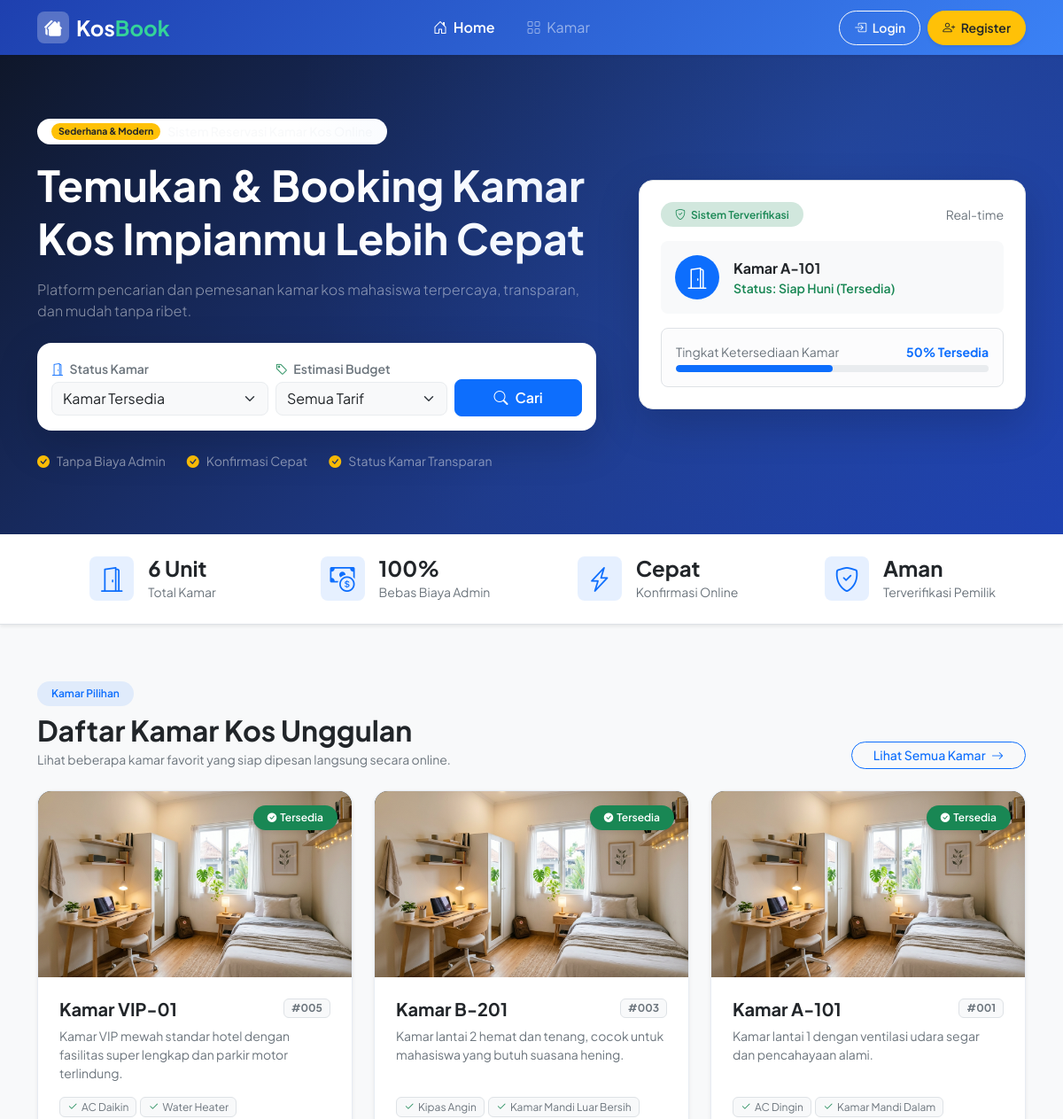
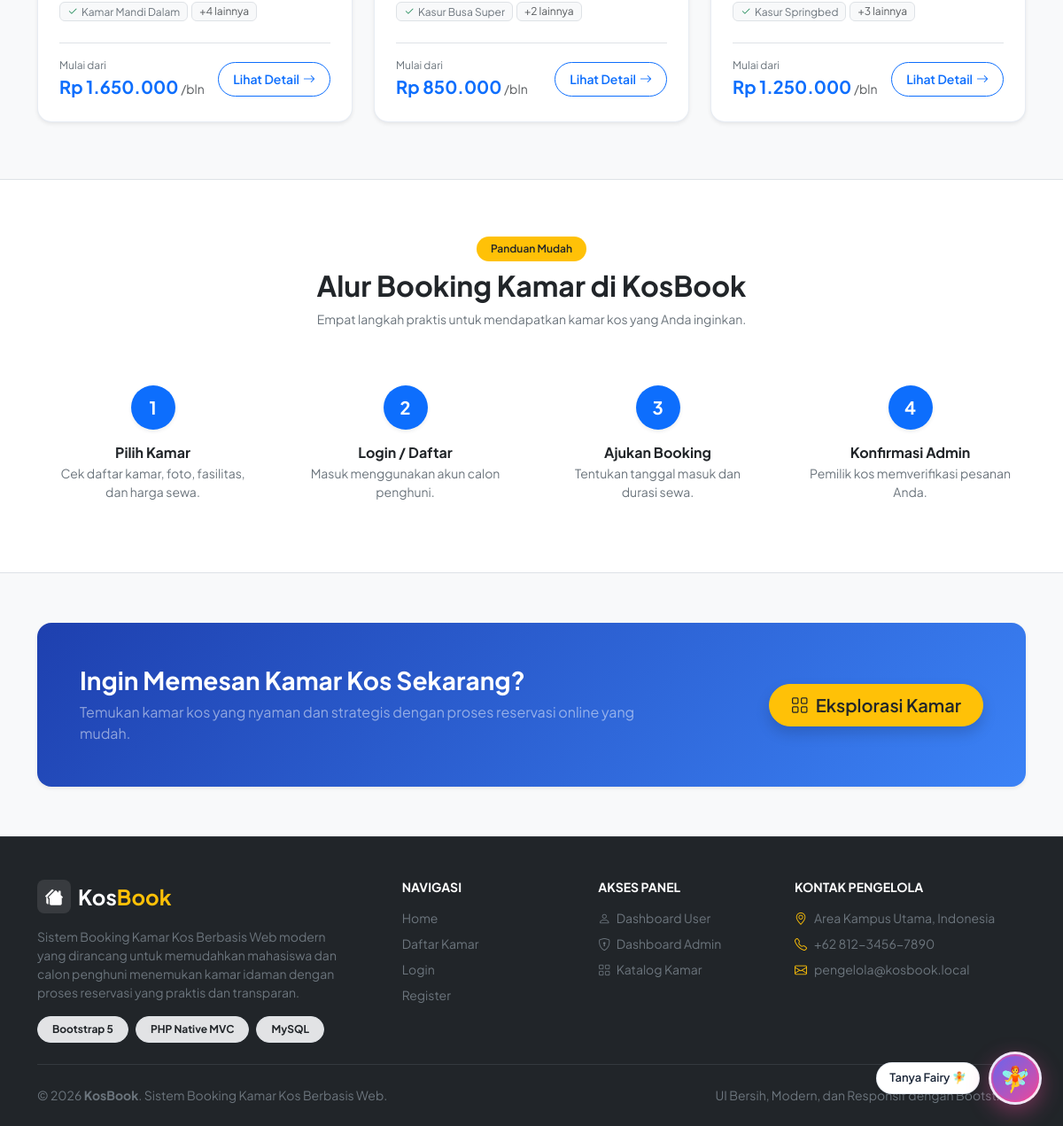
Screenshot of /public/ with the database file from the repository (2 pictures, top to bottom).
### tables this page shows
CREATE TABLE `kamar` (
    `id` INT AUTO_INCREMENT,
    `nomor_kamar` VARCHAR(50) NOT NULL,
    `harga` DECIMAL(12, 2) NOT NULL,
    `fasilitas` TEXT NULL,
    `deskripsi` TEXT NULL,
    `foto` VARCHAR(255) DEFAULT 'default_kamar.jpg',
    `status` ENUM('tersedia', 'booking', 'terisi') NOT NULL DEFAULT 'tersedia',
    `created_at` TIMESTAMP NOT NULL DEFAULT CURRENT_TIMESTAMP,
    `updated_at` TIMESTAMP NOT NULL DEFAULT CURRENT_TIMESTAMP ON UPDATE CURRENT_TIMESTAMP,

     
    CONSTRAINT `pk_kamar` PRIMARY KEY (`id`),

     
    CONSTRAINT `uq_kamar_nomor` UNIQUE (`nomor_kamar`),
    INDEX `idx_kamar_status` (`status`),
    INDEX `idx_kamar_harga` (`harga`)
);

### app/views/components/room_card.php (the view)
<?php
$statusClass = [
    'tersedia' => 'bg-success text-white',
    'booking'  => 'bg-warning text-dark',
    'terisi'   => 'bg-secondary text-white'
][$kamar['status']] ?? 'bg-primary text-white';
$statusIcon = [
    'tersedia' => 'bi-check-circle-fill',
    'booking'  => 'bi-hourglass-split',
    'terisi'   => 'bi-slash-circle-fill'
][$kamar['status']] ?? 'bi-circle-fill';
$statusLabel = [
    'tersedia' => 'Tersedia',
    'booking'  => 'Dibooking',
    'terisi'   => 'Terisi'
][$kamar['status']] ?? ucfirst($kamar['status']);
$fasilitasList = is_array($kamar['fasilitas'])
    ? $kamar['fasilitas']
    : array_map('trim', explode(',', $kamar['fasilitas'] ?? ''));
$fasilitasPreview = array_slice($fasilitasList, 0, 3);
$photoUrl = !empty($kamar['foto']) && file_exists(__DIR__ . '/../../public/images/kamar/' . $kamar['foto'])
    ? BASE_URL . '/images/kamar/' . htmlspecialchars($kamar['foto'])
    : (file_exists(__DIR__ . '/../../public/images/' . $kamar['foto'])
        ? BASE_URL . '/images/' . htmlspecialchars($kamar['foto'])
        : BASE_URL . '/images/default_kamar.jpg');
?>
<div class="col-md-6 col-lg-4">
    <div class="card h-100 border-0 shadow-sm rounded-4 overflow-hidden room-card transition-all position-relative">
        <div class="position-relative overflow-hidden bg-dark" style="height: 210px;">
            <img src="<?= $photoUrl; ?>"
                 alt="<?= htmlspecialchars($kamar['nomor_kamar']); ?>"
                 class="w-100 h-100 object-fit-cover transition-all"
                 onerror="this.src='<?= BASE_URL; ?>/images/default_kamar.jpg'">
            <span class="badge <?= $statusClass; ?> position-absolute top-0 end-0 m-3 px-3 py-2 rounded-pill fw-semibold shadow-sm d-inline-flex align-items-center gap-1">
                <i class="bi <?= $statusIcon; ?> small"></i> <?= $statusLabel; ?>
            </span>
        </div>
        <div class="card-body p-4 d-flex flex-column">
            <div class="d-flex justify-content-between align-items-start mb-2">
                <h5 class="card-title fw-bold text-dark mb-0">
                    <?= htmlspecialchars($kamar['nomor_kamar']); ?>
                </h5>
                <span class="badge bg-light text-secondary border small px-2 py-1">
                    #00<?= htmlspecialchars($kamar['id']); ?>
                </span>
            </div>
            <p class="card-text text-secondary small mb-3 flex-grow-1">
                <?= htmlspecialchars(mb_strimwidth($kamar['deskripsi'] ?? 'Kamar kos nyaman dan strategis.', 0, 95, '...')); ?>
            </p>
            <div class="d-flex flex-wrap gap-1 mb-4">
                <?php foreach ($fasilitasPreview as $f): if (!empty($f)): ?>
                    <span class="badge bg-light text-secondary border px-2 py-1 small fw-normal">
                        <i class="bi bi-check2 text-success me-1"></i><?= htmlspecialchars($f); ?>
                    </span>
                <?php endif; endforeach; ?>
                <?php if (count($fasilitasList) > 3): ?>
                    <span class="badge bg-light text-muted border px-2 py-1 small fw-normal">
                        +<?= count($fasilitasList) - 3; ?> lainnya
                    </span>
                <?php endif; ?>
            </div>
            <div class="d-flex justify-content-between align-items-center pt-3 border-top mt-auto">
                <div>
                    <span class="text-secondary small d-block" style="font-size: 0.75rem;">Mulai dari</span>
                    <span class="fw-bold text-primary fs-5"><?= formatRupiah($kamar['harga']); ?></span>
                    <small class="text-muted">/bln</small>
                </div>
                <a href="<?= url('kamar/detail/' . $kamar['id']); ?>" class="btn btn-outline-primary btn-sm rounded-pill px-3 py-2 fw-semibold d-inline-flex align-items-center gap-1">
                    Lihat Detail <i class="bi bi-arrow-right"></i>
                </a>
            </div>
        </div>
    </div>
</div>

### app/views/home/index.php (shortened to what the rows shown need)
<section class="hero-section text-white position-relative overflow-hidden py-5" style="background: linear-gradient(135deg, #0f172a 0%, #1e3a8a 60%, #1e40af 100%);">
    <div class="container py-4">
        <div class="row align-items-center g-5">
            <div class="col-lg-7">
                <h1 class="display-5 fw-bold lh-sm mb-3">
                    <?= htmlspecialchars($hero['headline']); ?>
                </h1>
            </div>
        </div>
    </div>
</section>
<section class="py-5" id="daftar-kamar">
    <div class="container py-3">
        <div class="row align-items-end mb-4">
            <div class="col-md-8">
                <h2 class="fw-bold text-dark mb-1">Daftar Kamar Kos Unggulan</h2>
            </div>
        </div>
        <div class="row g-4">
            <?php foreach ($featuredRooms as $kamar): ?>
                <?php require __DIR__ . '/../components/room_card.php'; ?>
            <?php endforeach; ?>
        </div>
    </div>
</section>
<section class="py-5 bg-white border-top border-bottom">
    <div class="container py-3">
        <div class="text-center mx-auto mb-5" style="max-width: 650px;">
            <h2 class="fw-bold text-dark">Alur Booking Kamar di KosBook</h2>
        </div>
    </div>
</section>

### rows the page displays
kamar: status "Tersedia", nomor_kamar "Kamar VIP-01", id "5", deskripsi "Kamar VIP mewah standar hotel dengan fasilitas super lengkap dan parkir motor terlindung.", fasilitas "AC Daikin", fasilitas "Water Heater", fasilitas "Kamar Mandi Dalam", count($fasilitasList)-3 "4", harga "Rp 1.650.000"
kamar: status "Tersedia", nomor_kamar "Kamar B-201", id "3", deskripsi "Kamar lantai 2 hemat dan tenang, cocok untuk mahasiswa yang butuh suasana hening.", fasilitas "Kipas Angin", fasilitas "Kamar Mandi Luar Bersih", fasilitas "Kasur Busa Super", count($fasilitasList)-3 "2", harga "Rp 850.000"
kamar: status "Tersedia", nomor_kamar "Kamar A-101", id "1", deskripsi "Kamar lantai 1 dengan ventilasi udara segar dan pencahayaan alami.", fasilitas "AC Dingin", fasilitas "Kamar Mandi Dalam", fasilitas "Kasur Springbed", count($fasilitasList)-3 "3", harga "Rp 1.250.000"

### other values shown
$hero['headline'] "Temukan & Booking Kamar Kos Impianmu Lebih Cepat"
$hero['subheadline'] "Platform pencarian dan pemesanan kamar kos mahasiswa terpercaya, transparan, dan mudah tanpa ribet."
$stat['number'] "6 Unit"
$stat['label'] "Total Kamar"
$stat['number'] "100%"
$stat['label'] "Bebas Biaya Admin"
$stat['number'] "Cepat"
$stat['label'] "Konfirmasi Online"
$stat['number'] "Aman"
$stat['label'] "Terverifikasi Pemilik"
$launcherLabel "Tanya Fairy 🧚"
$botAvatar "🧚"
